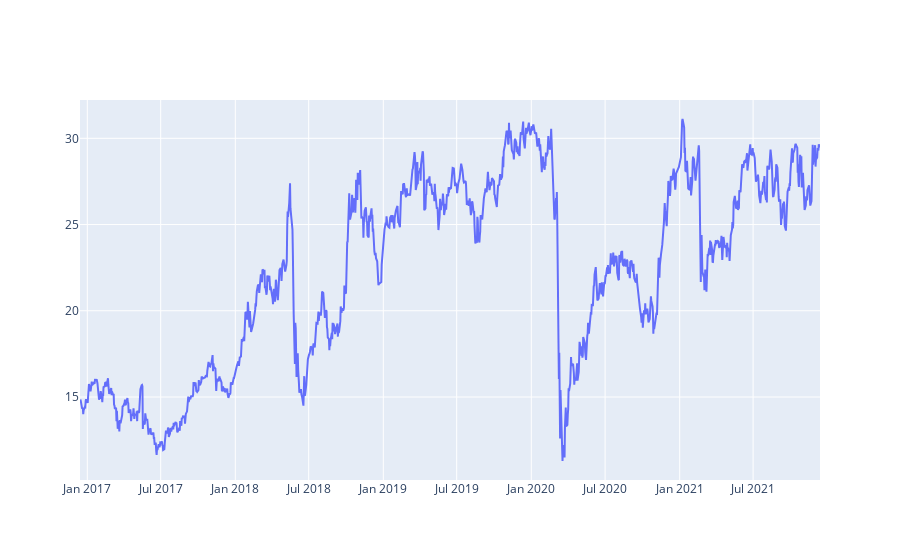

The code cell stored with this chart in its notebook:
### Code cell
dataF = [go.Scatter( x = data.Date,  y=data['Close'])]
py.iplot(dataF)

### Figure 1 — Plotly figure (JSON) as saved in the notebook; plotly's stock layout.template omitted (floating-point values rounded to 4 significant figures; data arrays with more than 128 entries replaced by an {"elided": "..."} marker saying what was removed)
{"data": [{"type": "scatter", "x": {"elided": "1243 str values"}, "y": {"elided": "1243 float values"}}], "layout": {"autosize": true, "xaxis": {"autorange": true, "range": ["2016-12-14", "2021-12-13"], "type": "date"}, "yaxis": {"autorange": true, "range": [10.19, 32.22], "type": "linear"}}}
